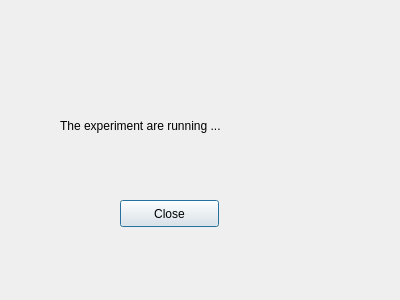
<?xml version="1.0" encoding="UTF-8"?>
<ui version="4.0">
 <class>Info</class>
 <widget class="QDialog" name="Info">
  <property name="geometry">
   <rect>
    <x>0</x>
    <y>0</y>
    <width>400</width>
    <height>300</height>
   </rect>
  </property>
  <property name="windowTitle">
   <string>Dialog</string>
  </property>
  <widget class="QLabel" name="label">
   <property name="geometry">
    <rect>
     <x>60</x>
     <y>100</y>
     <width>281</width>
     <height>51</height>
    </rect>
   </property>
   <property name="text">
    <string>The experiment are running ...</string>
   </property>
  </widget>
  <widget class="QPushButton" name="closeButton">
   <property name="geometry">
    <rect>
     <x>120</x>
     <y>200</y>
     <width>99</width>
     <height>27</height>
    </rect>
   </property>
   <property name="text">
    <string>Close</string>
   </property>
  </widget>
 </widget>
 <resources/>
 <connections/>
</ui>
